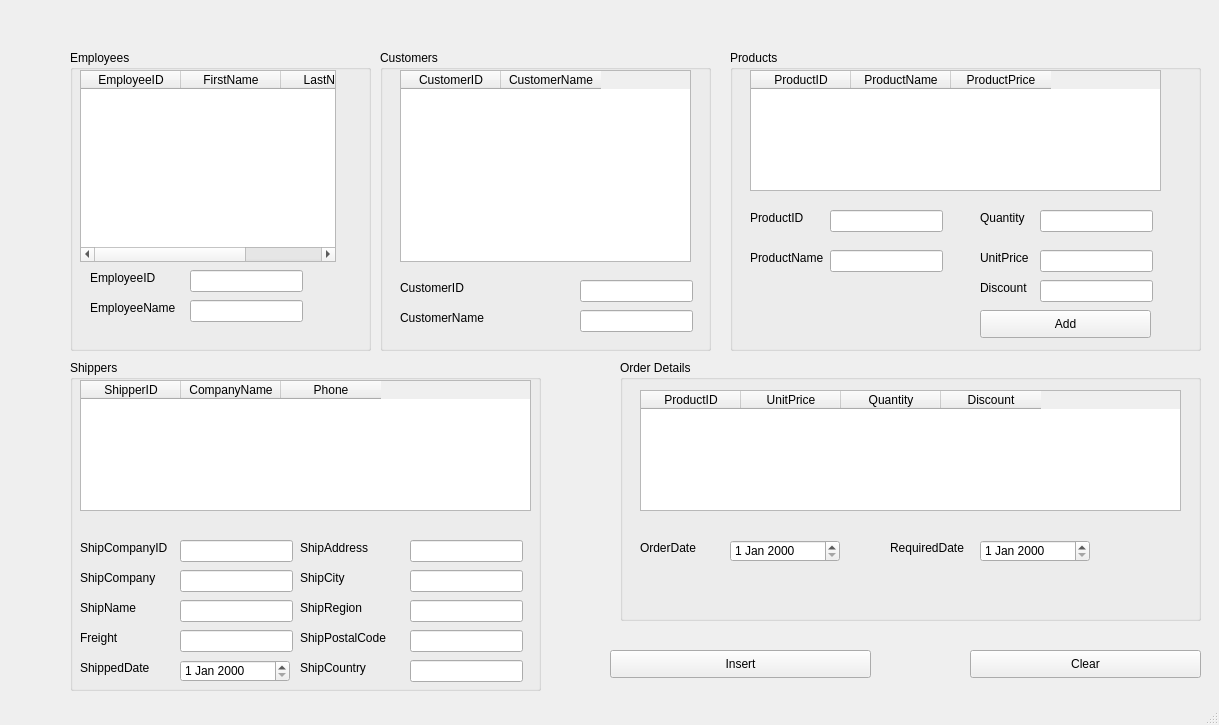
<?xml version="1.0" encoding="UTF-8"?>
<ui version="4.0">
 <class>MainWindow</class>
 <widget class="QMainWindow" name="MainWindow">
  <property name="geometry">
   <rect>
    <x>0</x>
    <y>0</y>
    <width>1219</width>
    <height>725</height>
   </rect>
  </property>
  <property name="windowTitle">
   <string>MainWindow</string>
  </property>
  <widget class="QWidget" name="centralwidget">
   <widget class="QGroupBox" name="employeesGroupBox">
    <property name="geometry">
     <rect>
      <x>70</x>
      <y>50</y>
      <width>301</width>
      <height>301</height>
     </rect>
    </property>
    <property name="title">
     <string>Employees</string>
    </property>
    <widget class="QTableWidget" name="employeesTable">
     <property name="geometry">
      <rect>
       <x>10</x>
       <y>20</y>
       <width>256</width>
       <height>192</height>
      </rect>
     </property>
     <column>
      <property name="text">
       <string>EmployeeID</string>
      </property>
     </column>
     <column>
      <property name="text">
       <string>FirstName</string>
      </property>
     </column>
     <column>
      <property name="text">
       <string>LastName</string>
      </property>
     </column>
    </widget>
    <widget class="QLabel" name="employeeIDLabel">
     <property name="geometry">
      <rect>
       <x>20</x>
       <y>220</y>
       <width>71</width>
       <height>16</height>
      </rect>
     </property>
     <property name="text">
      <string>EmployeeID</string>
     </property>
    </widget>
    <widget class="QLineEdit" name="EmployeeID">
     <property name="geometry">
      <rect>
       <x>120</x>
       <y>220</y>
       <width>113</width>
       <height>22</height>
      </rect>
     </property>
    </widget>
    <widget class="QLabel" name="employeeNameLabel">
     <property name="geometry">
      <rect>
       <x>20</x>
       <y>250</y>
       <width>91</width>
       <height>16</height>
      </rect>
     </property>
     <property name="text">
      <string>EmployeeName</string>
     </property>
    </widget>
    <widget class="QLineEdit" name="EmployeeName">
     <property name="geometry">
      <rect>
       <x>120</x>
       <y>250</y>
       <width>113</width>
       <height>22</height>
      </rect>
     </property>
    </widget>
   </widget>
   <widget class="QGroupBox" name="customersGroupBox">
    <property name="geometry">
     <rect>
      <x>380</x>
      <y>50</y>
      <width>331</width>
      <height>301</height>
     </rect>
    </property>
    <property name="title">
     <string>Customers</string>
    </property>
    <widget class="QTableWidget" name="customersTable">
     <property name="geometry">
      <rect>
       <x>20</x>
       <y>20</y>
       <width>291</width>
       <height>192</height>
      </rect>
     </property>
     <column>
      <property name="text">
       <string>CustomerID</string>
      </property>
     </column>
     <column>
      <property name="text">
       <string>CustomerName</string>
      </property>
     </column>
    </widget>
    <widget class="QLabel" name="CustomerIDLabel">
     <property name="geometry">
      <rect>
       <x>20</x>
       <y>230</y>
       <width>81</width>
       <height>16</height>
      </rect>
     </property>
     <property name="text">
      <string>CustomerID</string>
     </property>
    </widget>
    <widget class="QLineEdit" name="CustomerID">
     <property name="geometry">
      <rect>
       <x>200</x>
       <y>230</y>
       <width>113</width>
       <height>22</height>
      </rect>
     </property>
    </widget>
    <widget class="QLabel" name="CustomerNameLabel">
     <property name="geometry">
      <rect>
       <x>20</x>
       <y>260</y>
       <width>91</width>
       <height>16</height>
      </rect>
     </property>
     <property name="text">
      <string>CustomerName</string>
     </property>
    </widget>
    <widget class="QLineEdit" name="CustomerName">
     <property name="geometry">
      <rect>
       <x>200</x>
       <y>260</y>
       <width>113</width>
       <height>22</height>
      </rect>
     </property>
    </widget>
   </widget>
   <widget class="QGroupBox" name="productsGroupBox">
    <property name="geometry">
     <rect>
      <x>730</x>
      <y>50</y>
      <width>471</width>
      <height>301</height>
     </rect>
    </property>
    <property name="title">
     <string>Products</string>
    </property>
    <widget class="QTableWidget" name="productsTable">
     <property name="geometry">
      <rect>
       <x>20</x>
       <y>20</y>
       <width>411</width>
       <height>121</height>
      </rect>
     </property>
     <column>
      <property name="text">
       <string>ProductID</string>
      </property>
     </column>
     <column>
      <property name="text">
       <string>ProductName</string>
      </property>
     </column>
     <column>
      <property name="text">
       <string>ProductPrice</string>
      </property>
     </column>
    </widget>
    <widget class="QLabel" name="ProductIDLabel">
     <property name="geometry">
      <rect>
       <x>20</x>
       <y>160</y>
       <width>55</width>
       <height>16</height>
      </rect>
     </property>
     <property name="text">
      <string>ProductID</string>
     </property>
    </widget>
    <widget class="QLineEdit" name="ProductID">
     <property name="geometry">
      <rect>
       <x>100</x>
       <y>160</y>
       <width>113</width>
       <height>22</height>
      </rect>
     </property>
    </widget>
    <widget class="QLineEdit" name="ProductName">
     <property name="geometry">
      <rect>
       <x>100</x>
       <y>200</y>
       <width>113</width>
       <height>22</height>
      </rect>
     </property>
    </widget>
    <widget class="QLabel" name="ProductNameLabel">
     <property name="geometry">
      <rect>
       <x>20</x>
       <y>200</y>
       <width>81</width>
       <height>16</height>
      </rect>
     </property>
     <property name="text">
      <string>ProductName</string>
     </property>
    </widget>
    <widget class="QLabel" name="UnitPriceLabel">
     <property name="geometry">
      <rect>
       <x>250</x>
       <y>200</y>
       <width>55</width>
       <height>16</height>
      </rect>
     </property>
     <property name="text">
      <string>UnitPrice</string>
     </property>
    </widget>
    <widget class="QLabel" name="QuantityLabel">
     <property name="geometry">
      <rect>
       <x>250</x>
       <y>160</y>
       <width>55</width>
       <height>16</height>
      </rect>
     </property>
     <property name="text">
      <string>Quantity</string>
     </property>
    </widget>
    <widget class="QLineEdit" name="Quantity">
     <property name="geometry">
      <rect>
       <x>310</x>
       <y>160</y>
       <width>113</width>
       <height>22</height>
      </rect>
     </property>
    </widget>
    <widget class="QLineEdit" name="UnitPrice">
     <property name="geometry">
      <rect>
       <x>310</x>
       <y>200</y>
       <width>113</width>
       <height>22</height>
      </rect>
     </property>
    </widget>
    <widget class="QLineEdit" name="Discount">
     <property name="geometry">
      <rect>
       <x>310</x>
       <y>230</y>
       <width>113</width>
       <height>22</height>
      </rect>
     </property>
    </widget>
    <widget class="QLabel" name="DiscountLabel">
     <property name="geometry">
      <rect>
       <x>250</x>
       <y>230</y>
       <width>55</width>
       <height>16</height>
      </rect>
     </property>
     <property name="text">
      <string>Discount</string>
     </property>
    </widget>
    <widget class="QPushButton" name="Add">
     <property name="geometry">
      <rect>
       <x>250</x>
       <y>260</y>
       <width>171</width>
       <height>28</height>
      </rect>
     </property>
     <property name="text">
      <string>Add</string>
     </property>
    </widget>
   </widget>
   <widget class="QGroupBox" name="shippersGroupBox">
    <property name="geometry">
     <rect>
      <x>70</x>
      <y>360</y>
      <width>471</width>
      <height>331</height>
     </rect>
    </property>
    <property name="title">
     <string>Shippers</string>
    </property>
    <widget class="QTableWidget" name="shippersTable">
     <property name="geometry">
      <rect>
       <x>10</x>
       <y>20</y>
       <width>451</width>
       <height>131</height>
      </rect>
     </property>
     <column>
      <property name="text">
       <string>ShipperID</string>
      </property>
     </column>
     <column>
      <property name="text">
       <string>CompanyName</string>
      </property>
     </column>
     <column>
      <property name="text">
       <string>Phone</string>
      </property>
     </column>
    </widget>
    <widget class="QLabel" name="ShipCompanyIDLabel">
     <property name="geometry">
      <rect>
       <x>10</x>
       <y>180</y>
       <width>101</width>
       <height>16</height>
      </rect>
     </property>
     <property name="text">
      <string>ShipCompanyID</string>
     </property>
    </widget>
    <widget class="QLineEdit" name="ShipCompanyID">
     <property name="geometry">
      <rect>
       <x>110</x>
       <y>180</y>
       <width>113</width>
       <height>22</height>
      </rect>
     </property>
    </widget>
    <widget class="QLineEdit" name="ShipCompany">
     <property name="geometry">
      <rect>
       <x>110</x>
       <y>210</y>
       <width>113</width>
       <height>22</height>
      </rect>
     </property>
    </widget>
    <widget class="QLabel" name="ShipCompanyLabel">
     <property name="geometry">
      <rect>
       <x>10</x>
       <y>210</y>
       <width>81</width>
       <height>16</height>
      </rect>
     </property>
     <property name="text">
      <string>ShipCompany</string>
     </property>
    </widget>
    <widget class="QLineEdit" name="Freight">
     <property name="geometry">
      <rect>
       <x>110</x>
       <y>270</y>
       <width>113</width>
       <height>22</height>
      </rect>
     </property>
    </widget>
    <widget class="QLineEdit" name="ShipName">
     <property name="geometry">
      <rect>
       <x>110</x>
       <y>240</y>
       <width>113</width>
       <height>22</height>
      </rect>
     </property>
    </widget>
    <widget class="QLabel" name="ShipNameLabel">
     <property name="geometry">
      <rect>
       <x>10</x>
       <y>240</y>
       <width>61</width>
       <height>16</height>
      </rect>
     </property>
     <property name="text">
      <string>ShipName</string>
     </property>
    </widget>
    <widget class="QLabel" name="FreightLabel">
     <property name="geometry">
      <rect>
       <x>10</x>
       <y>270</y>
       <width>55</width>
       <height>16</height>
      </rect>
     </property>
     <property name="text">
      <string>Freight</string>
     </property>
    </widget>
    <widget class="QLabel" name="ShipDateLabel">
     <property name="geometry">
      <rect>
       <x>10</x>
       <y>300</y>
       <width>81</width>
       <height>16</height>
      </rect>
     </property>
     <property name="text">
      <string>ShippedDate</string>
     </property>
    </widget>
    <widget class="QLabel" name="ShipCityLabel">
     <property name="geometry">
      <rect>
       <x>230</x>
       <y>210</y>
       <width>55</width>
       <height>16</height>
      </rect>
     </property>
     <property name="text">
      <string>ShipCity</string>
     </property>
    </widget>
    <widget class="QLabel" name="ShipPostalCodeLabel">
     <property name="geometry">
      <rect>
       <x>230</x>
       <y>270</y>
       <width>101</width>
       <height>16</height>
      </rect>
     </property>
     <property name="text">
      <string>ShipPostalCode</string>
     </property>
    </widget>
    <widget class="QLabel" name="ShipCountryLabel">
     <property name="geometry">
      <rect>
       <x>230</x>
       <y>300</y>
       <width>81</width>
       <height>16</height>
      </rect>
     </property>
     <property name="text">
      <string>ShipCountry</string>
     </property>
    </widget>
    <widget class="QLineEdit" name="ShipRegion">
     <property name="geometry">
      <rect>
       <x>340</x>
       <y>240</y>
       <width>113</width>
       <height>22</height>
      </rect>
     </property>
    </widget>
    <widget class="QLineEdit" name="ShipCity">
     <property name="geometry">
      <rect>
       <x>340</x>
       <y>210</y>
       <width>113</width>
       <height>22</height>
      </rect>
     </property>
    </widget>
    <widget class="QLineEdit" name="ShipAddress">
     <property name="geometry">
      <rect>
       <x>340</x>
       <y>180</y>
       <width>113</width>
       <height>22</height>
      </rect>
     </property>
    </widget>
    <widget class="QLineEdit" name="ShipPostalCode">
     <property name="geometry">
      <rect>
       <x>340</x>
       <y>270</y>
       <width>113</width>
       <height>22</height>
      </rect>
     </property>
    </widget>
    <widget class="QLabel" name="ShipAddressLabel">
     <property name="geometry">
      <rect>
       <x>230</x>
       <y>180</y>
       <width>71</width>
       <height>16</height>
      </rect>
     </property>
     <property name="text">
      <string>ShipAddress</string>
     </property>
    </widget>
    <widget class="QLabel" name="ShipRegionLabel">
     <property name="geometry">
      <rect>
       <x>230</x>
       <y>240</y>
       <width>81</width>
       <height>16</height>
      </rect>
     </property>
     <property name="text">
      <string>ShipRegion</string>
     </property>
    </widget>
    <widget class="QLineEdit" name="ShipCountry">
     <property name="geometry">
      <rect>
       <x>340</x>
       <y>300</y>
       <width>113</width>
       <height>22</height>
      </rect>
     </property>
    </widget>
    <widget class="QDateEdit" name="ShippedDate">
     <property name="geometry">
      <rect>
       <x>110</x>
       <y>300</y>
       <width>110</width>
       <height>22</height>
      </rect>
     </property>
    </widget>
   </widget>
   <widget class="QGroupBox" name="orderDetailsGroupBox">
    <property name="geometry">
     <rect>
      <x>620</x>
      <y>360</y>
      <width>581</width>
      <height>261</height>
     </rect>
    </property>
    <property name="title">
     <string>Order Details</string>
    </property>
    <widget class="QLabel" name="OrderDateLabel">
     <property name="geometry">
      <rect>
       <x>20</x>
       <y>180</y>
       <width>71</width>
       <height>16</height>
      </rect>
     </property>
     <property name="text">
      <string>OrderDate</string>
     </property>
    </widget>
    <widget class="QDateEdit" name="OrderDate">
     <property name="geometry">
      <rect>
       <x>110</x>
       <y>180</y>
       <width>110</width>
       <height>22</height>
      </rect>
     </property>
    </widget>
    <widget class="QLabel" name="RequiredDateLabel">
     <property name="geometry">
      <rect>
       <x>270</x>
       <y>180</y>
       <width>81</width>
       <height>16</height>
      </rect>
     </property>
     <property name="text">
      <string>RequiredDate</string>
     </property>
    </widget>
    <widget class="QTableWidget" name="orderDetailsTable">
     <property name="geometry">
      <rect>
       <x>20</x>
       <y>30</y>
       <width>541</width>
       <height>121</height>
      </rect>
     </property>
     <column>
      <property name="text">
       <string>ProductID</string>
      </property>
     </column>
     <column>
      <property name="text">
       <string>UnitPrice</string>
      </property>
     </column>
     <column>
      <property name="text">
       <string>Quantity</string>
      </property>
     </column>
     <column>
      <property name="text">
       <string>Discount</string>
      </property>
     </column>
    </widget>
    <widget class="QDateEdit" name="RequiredDate">
     <property name="geometry">
      <rect>
       <x>360</x>
       <y>180</y>
       <width>110</width>
       <height>22</height>
      </rect>
     </property>
    </widget>
   </widget>
   <widget class="QPushButton" name="Insert">
    <property name="geometry">
     <rect>
      <x>610</x>
      <y>650</y>
      <width>261</width>
      <height>28</height>
     </rect>
    </property>
    <property name="text">
     <string>Insert</string>
    </property>
   </widget>
   <widget class="QPushButton" name="Clear">
    <property name="geometry">
     <rect>
      <x>970</x>
      <y>650</y>
      <width>231</width>
      <height>28</height>
     </rect>
    </property>
    <property name="text">
     <string>Clear</string>
    </property>
   </widget>
  </widget>
  <widget class="QStatusBar" name="statusbar"/>
 </widget>
 <resources/>
 <connections/>
</ui>
